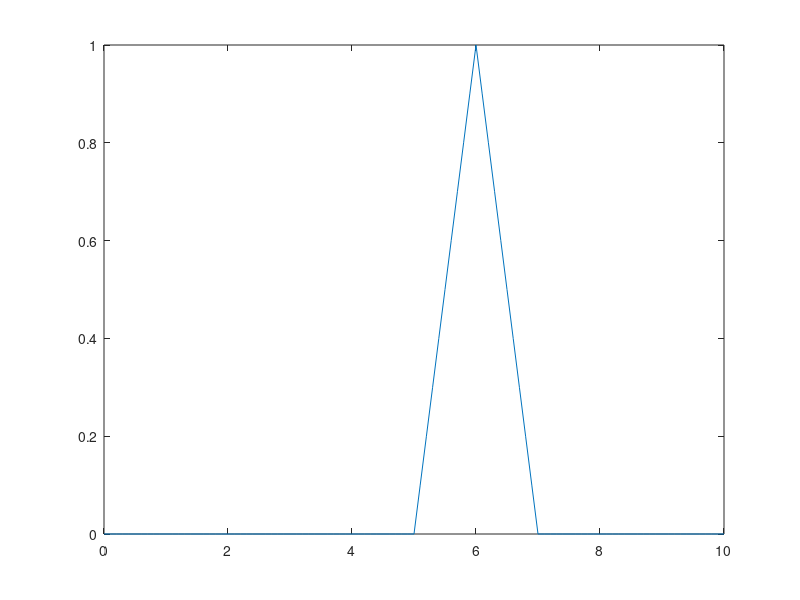
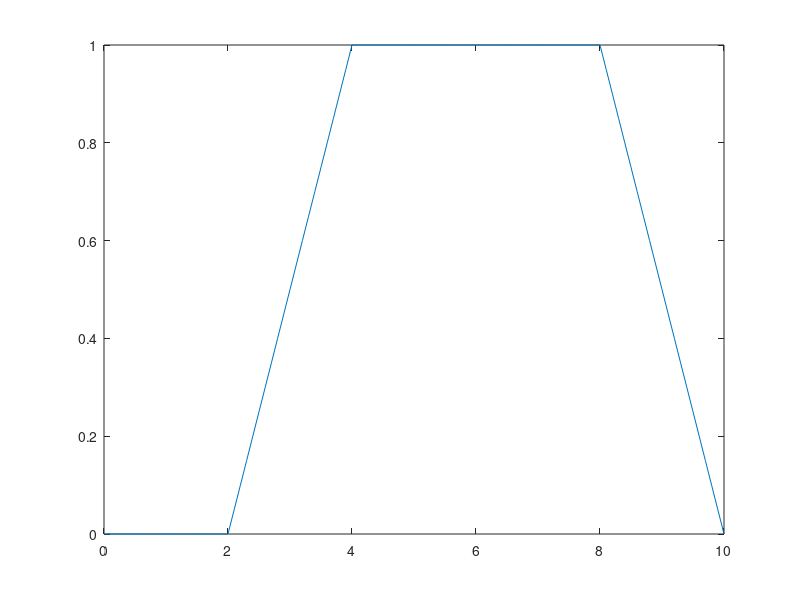
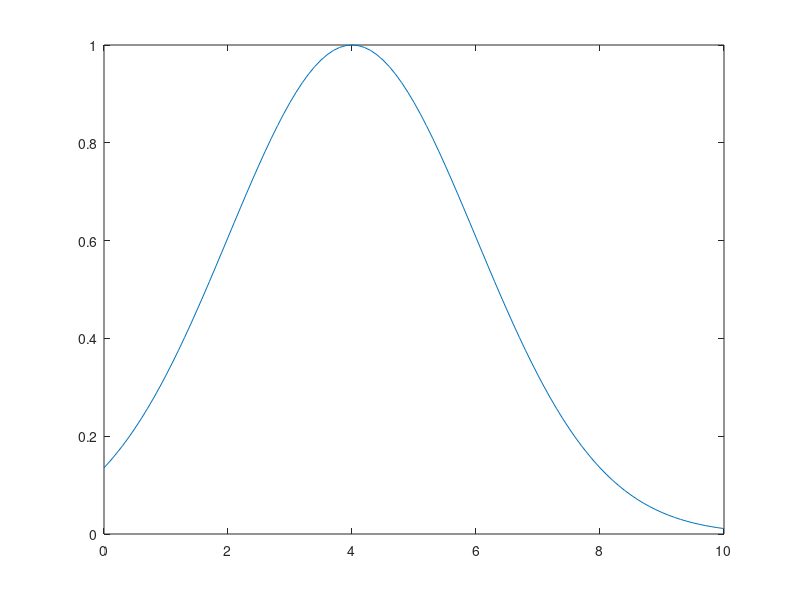

Reproduce these figures in MATLAB, in order.
x = 0:0.1:10;
y1 = trimf(x, [5,6,7]);
y2 = trapmf(x, [2 4 8 10]);
y3 = gaussmf(x, [2 4]);
figure(1), plot(x,y1);
figure(2), plot(x,y2);
figure(3), plot(x,y3);
